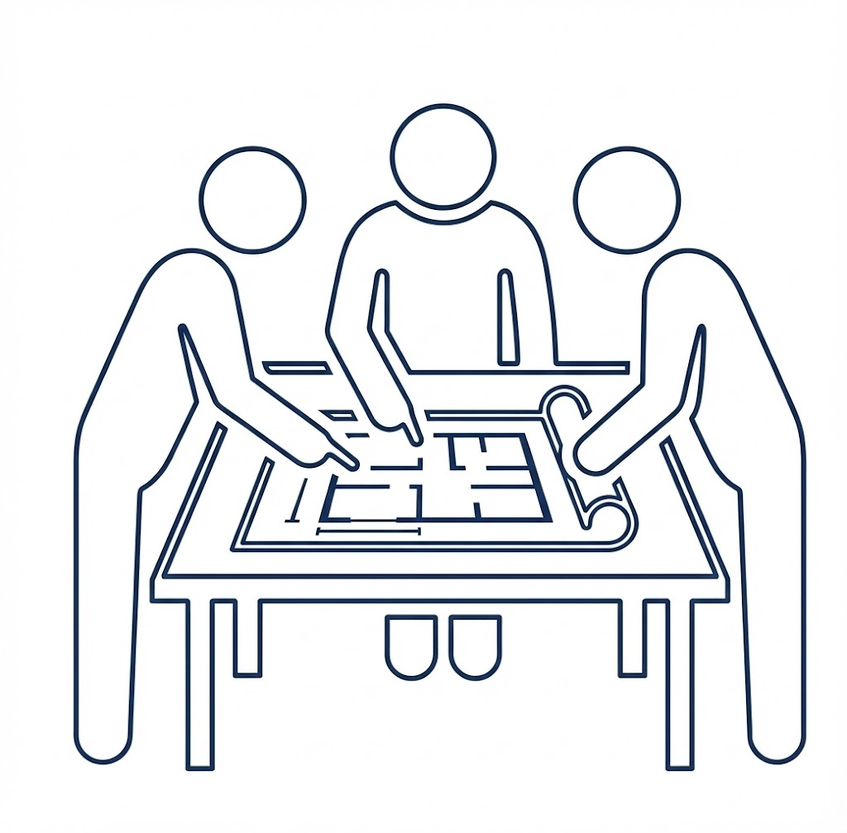
#> input picture attached_assets/image_1767116064187.png, 847 x 833 px, shrunk from 1024 x 1008 before the run, found by its file name
$ python remove_bg.py
#> lines starting #> are read from the running program, lines starting #| are printed output that depends on the picture; after the words box and inside, x2 and y2 are one past the last pixel; in counts of white or black regions, pixels touching at a corner belong together
import numpy as np
from PIL import Image
import os

input_path = "attached_assets/image_1767116064187.png"
output_path = "attached_assets/image_1767116064187_transparent.png"

def make_transparent(input_path, output_path):
#> called with input_path = 'attached_assets/image_1767116064187.png'
    print(f"Processing {input_path}...")
    try:
        img = Image.open(input_path).convert("RGBA")
        data = np.array(img)

        # Define what is "white" (e.g. > 240 in all channels)
        r, g, b, a = data.T
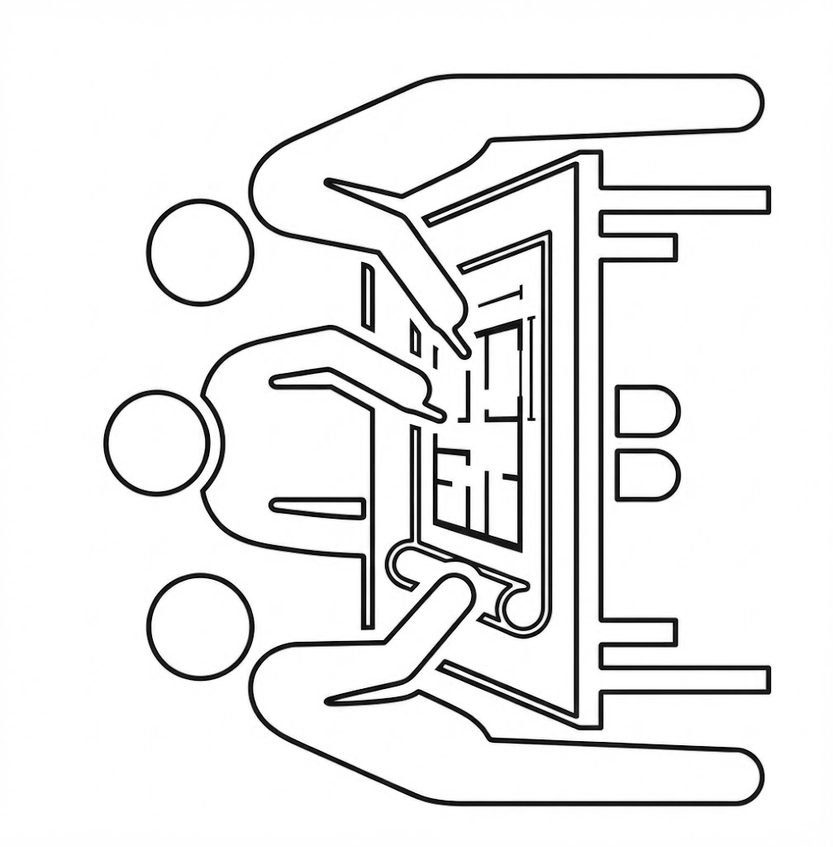
#> r: shape (847, 833); min 0, max 255, mean 235.3
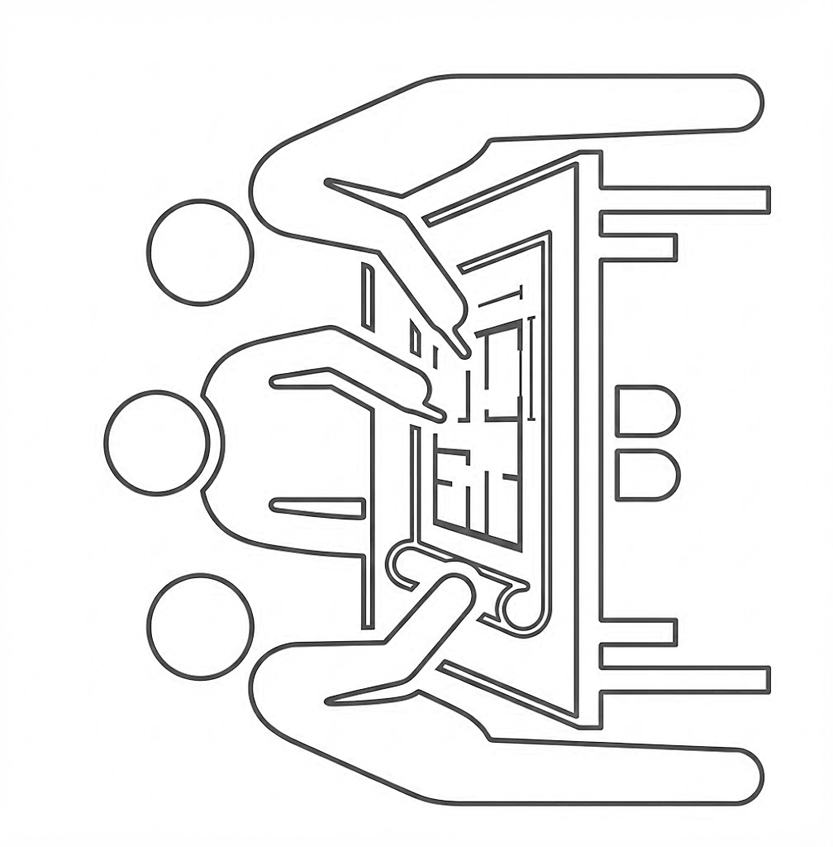
#> b: shape (847, 833); min 0, max 255, mean 239.5
#> a: shape (847, 833); every value is 255
        white_areas = (r > 240) & (g > 240) & (b > 240)
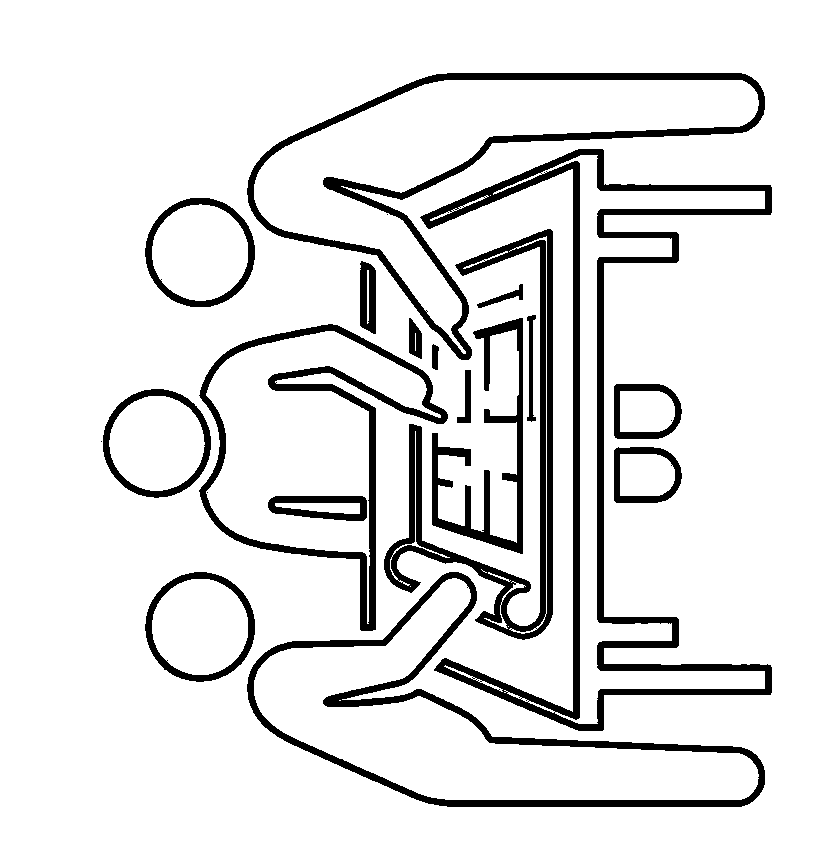
#> white_areas: shape (847, 833) bool; 89.3% white; 22 black regions (4 under 20 px), largest, box (x1, y1, x2, y2) and area: (420, 149, 772, 731) 18386, (247, 73, 765, 360) 10609, (384, 229, 553, 640) 10425

        # Set alpha to 0 for white areas
        data[..., 3][white_areas.T] = 0

        # Save
        new_img = Image.fromarray(data)
        new_img.save(output_path)
        print(f"Saved transparent image to {output_path}")
    except Exception as e:
        print(f"Error: {e}")

if __name__ == "__main__":
    if os.path.exists(input_path):
        make_transparent(input_path, output_path)
    else:
        print(f"File not found: {input_path}")
